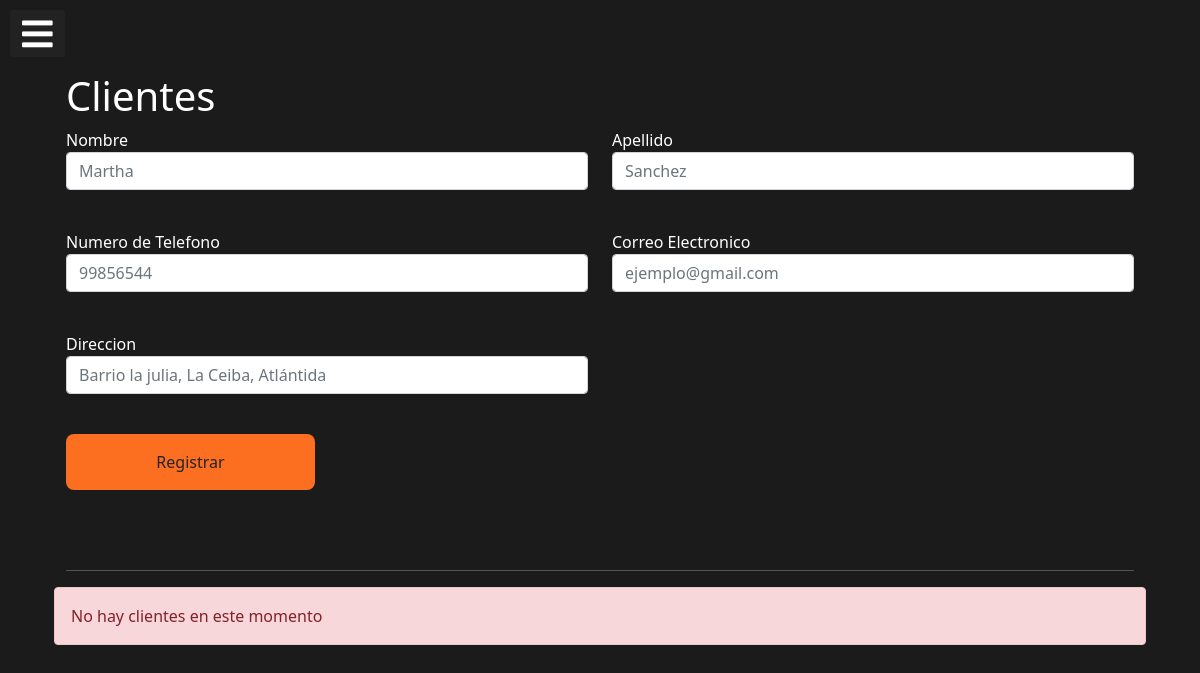
The page /inventario/clientes/ (signed in) on the database as committed earlier.
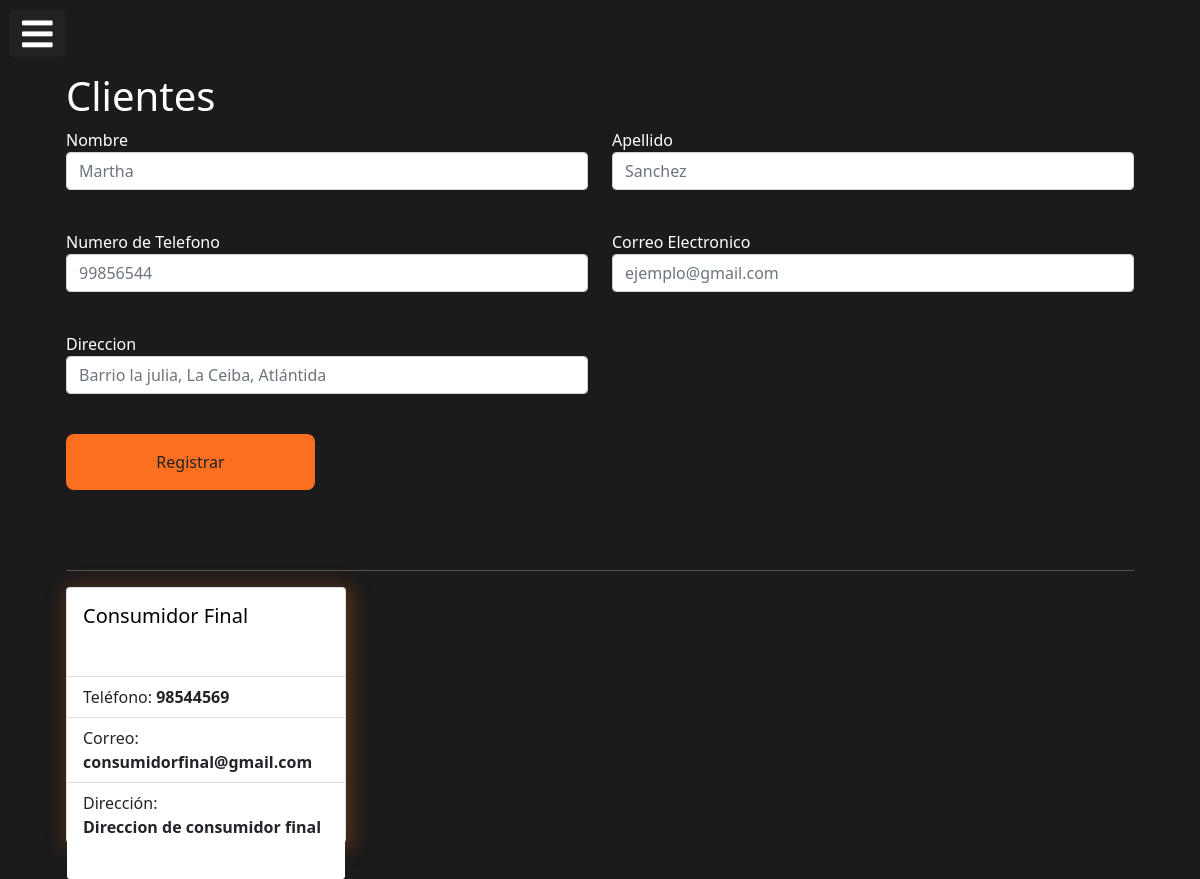
The same page on the database as committed later.
### app_inventarioBodega/models.py (models this page shows, shortened)
class Cliente(models.Model):
    nombre = models.CharField(max_length=35)
    apellido = models.CharField(max_length=35)
    telefono = models.CharField(max_length=8)
    correo = models.EmailField()
    direccion = models.TextField()

### app_inventarioBodega/views.py (the view, shortened to what this page needs)
# urls.py: path('clientes/', views.clientes, name='clientes'),
@login_required()
def clientes(request):
    data = Cliente.objects.all().order_by('nombre')
    ctx = {
        'clientes' : data,
        'msj':'success',
    }
    return render(request, 'bodega/clientes.html', ctx)

### app_inventarioBodega/templates/bodega/clientes.html (shortened to what this page needs)
{% extends "base.html" %}
{% block container %}
    <div class="container" style="color: #FFFFFF">
        <h1>Clientes</h1>
        <form action="{% url 'inventario:clientes' %}" method="POST">
            <div class="row mb-4">
                <div class="col-6">
                    <div class="mb-3">
                        <label for="nombre" >Nombre</label>
                        <input type="text" value="{{ clien.nombre }}" name="nombre" id="nombre" class="form-control" required placeholder="Martha" autofocus maxlength="20">
                    </div>
                </div>
                <div class="col-6">
                    <div class="mb-3">
                        <label for="apellido" >Apellido</label>
                        <input type="text" value="{{ clien.apellido }}" name="apellido" id="apellido" class="form-control" required placeholder="Sanchez" maxlength="20">
                    </div>
                </div>
            </div>
            <div class="row mb-4">
                <div class="col-6">
                    <div class="mb-3">
                        <label for="telefono" >Numero de Telefono</label>
                        <input type="number" value="{{ clien.telefono }}" name="telefono" id="telefono" class="form-control" required placeholder="99856544" maxlength="100">
                    </div>
                </div>
                <div class="col-6">
                    <div class="mb-3">
                        <label for="correo" >Correo Electronico</label>
                        <input type="email" value="{{ clien.correo }}" name="correo" id="correo" class="form-control" required placeholder="ejemplo@gmail.com">
                    </div>
                </div>
            </div>
            <div class="row mb-4">
                <div class="col-6">
                    <div class="mb-3">
                        <label for="direccion" >Direccion</label>
                        <input type="text" value="{{ clien.direccion }}" name="direccion" id="direccion" class="form-control" required placeholder="Barrio la julia, La Ceiba, Atlántida" maxlength="60">
                    </div>
                </div>
            </div>
            <div class="row mb-4">
                <div class="col-3">
                    <div class="mb-3">
                        <input type="submit" class="btn cards"  value="Registrar">
                    </div>
                </div>
            </div>
        </form>
        <br>
        <hr>
        <div class="row">
            {% for c in clientes %}
                <div class="col-3">
                    <div class="card mb-4 cards-shadow">
                        <div class="card-body">
                            <h5 class="card-title " style="color: black; height: 3rem;">{{ c.nombre }} {{ c.apellido}} </h5>
                        </div>
                        <ul class="list-group list-group-flush">
                            <li class="list-group-item">Teléfono: <strong>{{ c.telefono }}</strong></li>
                            <li class="list-group-item">Correo: <br> <strong>{{ c.correo }}</strong></li>
                            <li class="list-group-item" style="height: 6rem;">Dirección: <br><strong>{{ c.direccion }} </strong></li>
                        </ul>
                    </div>
                </div>
            {% empty %}
                <div class="alert alert-danger">No hay clientes en este momento</div>
            {% endfor %}
        </div>
    </div>
{% endblock %}

Rows that differ between the two databases and show on the page:
added Cliente: nombre "Consumidor", apellido "Final", telefono "98544569", correo "consumidorfinal@gmail.com", direccion "Direccion de consumidor final"
Other text that changed with them:
text no longer shown: "No hay clientes en este momento"
